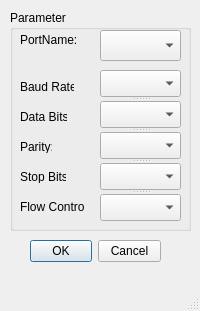
<?xml version="1.0" encoding="UTF-8"?>
<ui version="4.0">
 <class>settingSerial</class>
 <widget class="QMainWindow" name="settingSerial">
  <property name="windowModality">
   <enum>Qt::NonModal</enum>
  </property>
  <property name="enabled">
   <bool>true</bool>
  </property>
  <property name="geometry">
   <rect>
    <x>0</x>
    <y>0</y>
    <width>200</width>
    <height>311</height>
   </rect>
  </property>
  <property name="minimumSize">
   <size>
    <width>200</width>
    <height>311</height>
   </size>
  </property>
  <property name="maximumSize">
   <size>
    <width>200</width>
    <height>311</height>
   </size>
  </property>
  <property name="windowTitle">
   <string>Setting serial</string>
  </property>
  <property name="windowIcon">
   <iconset>
    <normaloff>icon/Settings.png</normaloff>icon/Settings.png</iconset>
  </property>
  <property name="toolTip">
   <string/>
  </property>
  <property name="iconSize">
   <size>
    <width>40</width>
    <height>40</height>
   </size>
  </property>
  <property name="toolButtonStyle">
   <enum>Qt::ToolButtonTextOnly</enum>
  </property>
  <property name="documentMode">
   <bool>false</bool>
  </property>
  <property name="tabShape">
   <enum>QTabWidget::Triangular</enum>
  </property>
  <property name="unifiedTitleAndToolBarOnMac">
   <bool>false</bool>
  </property>
  <widget class="QWidget" name="centralwidget">
   <widget class="QGroupBox" name="gbParameter">
    <property name="geometry">
     <rect>
      <x>10</x>
      <y>10</y>
      <width>181</width>
      <height>221</height>
     </rect>
    </property>
    <property name="title">
     <string>Parameter</string>
    </property>
    <widget class="QLabel" name="lbBaudRate">
     <property name="geometry">
      <rect>
       <x>10</x>
       <y>70</y>
       <width>54</width>
       <height>13</height>
      </rect>
     </property>
     <property name="text">
      <string>Baud Rate:</string>
     </property>
    </widget>
    <widget class="QLabel" name="lbDataBit">
     <property name="geometry">
      <rect>
       <x>10</x>
       <y>100</y>
       <width>47</width>
       <height>13</height>
      </rect>
     </property>
     <property name="text">
      <string>Data Bits:</string>
     </property>
    </widget>
    <widget class="QLabel" name="lbParity">
     <property name="geometry">
      <rect>
       <x>10</x>
       <y>130</y>
       <width>32</width>
       <height>13</height>
      </rect>
     </property>
     <property name="text">
      <string>Parity:</string>
     </property>
    </widget>
    <widget class="QLabel" name="lbStopBit">
     <property name="geometry">
      <rect>
       <x>10</x>
       <y>160</y>
       <width>46</width>
       <height>13</height>
      </rect>
     </property>
     <property name="text">
      <string>Stop Bits:</string>
     </property>
    </widget>
    <widget class="QLabel" name="lbFlowControl">
     <property name="geometry">
      <rect>
       <x>10</x>
       <y>190</y>
       <width>64</width>
       <height>13</height>
      </rect>
     </property>
     <property name="text">
      <string>Flow Control:</string>
     </property>
    </widget>
    <widget class="QSplitter" name="splitter">
     <property name="geometry">
      <rect>
       <x>90</x>
       <y>60</y>
       <width>81</width>
       <height>151</height>
      </rect>
     </property>
     <property name="orientation">
      <enum>Qt::Vertical</enum>
     </property>
     <widget class="QComboBox" name="cbBaudRate">
      <property name="sizePolicy">
       <sizepolicy hsizetype="Fixed" vsizetype="Fixed">
        <horstretch>0</horstretch>
        <verstretch>0</verstretch>
       </sizepolicy>
      </property>
     </widget>
     <widget class="QComboBox" name="cbDataBit">
      <property name="sizePolicy">
       <sizepolicy hsizetype="Fixed" vsizetype="Fixed">
        <horstretch>0</horstretch>
        <verstretch>0</verstretch>
       </sizepolicy>
      </property>
     </widget>
     <widget class="QComboBox" name="cbParity">
      <property name="sizePolicy">
       <sizepolicy hsizetype="Fixed" vsizetype="Fixed">
        <horstretch>0</horstretch>
        <verstretch>0</verstretch>
       </sizepolicy>
      </property>
     </widget>
     <widget class="QComboBox" name="cbStopBit">
      <property name="sizePolicy">
       <sizepolicy hsizetype="Fixed" vsizetype="Fixed">
        <horstretch>0</horstretch>
        <verstretch>0</verstretch>
       </sizepolicy>
      </property>
     </widget>
     <widget class="QComboBox" name="cbFlowControl">
      <property name="sizePolicy">
       <sizepolicy hsizetype="Fixed" vsizetype="Fixed">
        <horstretch>0</horstretch>
        <verstretch>0</verstretch>
       </sizepolicy>
      </property>
     </widget>
    </widget>
    <widget class="QComboBox" name="cbPortName">
     <property name="geometry">
      <rect>
       <x>90</x>
       <y>20</y>
       <width>81</width>
       <height>31</height>
      </rect>
     </property>
     <property name="sizePolicy">
      <sizepolicy hsizetype="Fixed" vsizetype="Fixed">
       <horstretch>0</horstretch>
       <verstretch>0</verstretch>
      </sizepolicy>
     </property>
    </widget>
    <widget class="QLabel" name="label">
     <property name="geometry">
      <rect>
       <x>10</x>
       <y>20</y>
       <width>61</width>
       <height>20</height>
      </rect>
     </property>
     <property name="text">
      <string>PortName:</string>
     </property>
    </widget>
   </widget>
   <widget class="QDialogButtonBox" name="btOk_Cancel">
    <property name="geometry">
     <rect>
      <x>30</x>
      <y>240</y>
      <width>131</width>
      <height>23</height>
     </rect>
    </property>
    <property name="standardButtons">
     <set>QDialogButtonBox::Cancel|QDialogButtonBox::Ok</set>
    </property>
   </widget>
  </widget>
  <widget class="QStatusBar" name="statusbar"/>
 </widget>
 <resources/>
 <connections/>
</ui>
